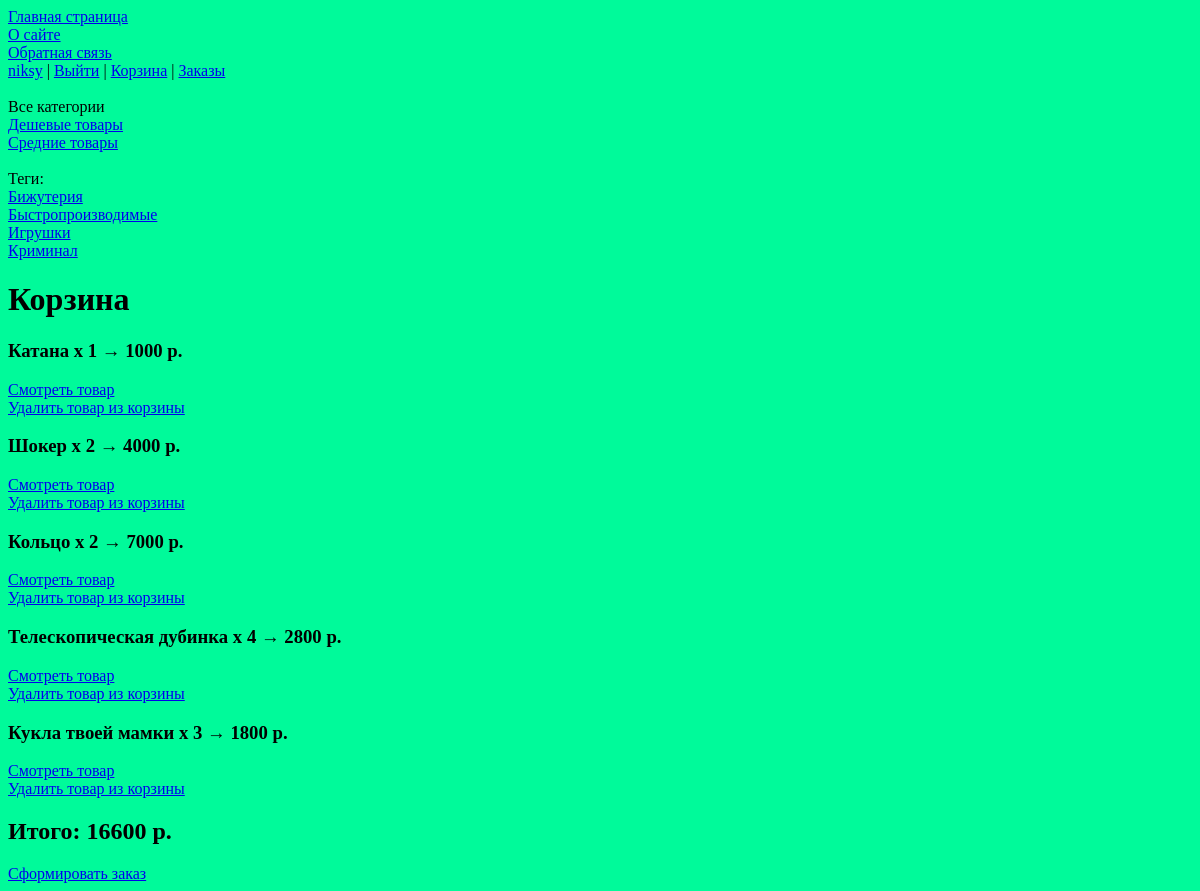
Before: /cart/ (signed in) with the older database file.
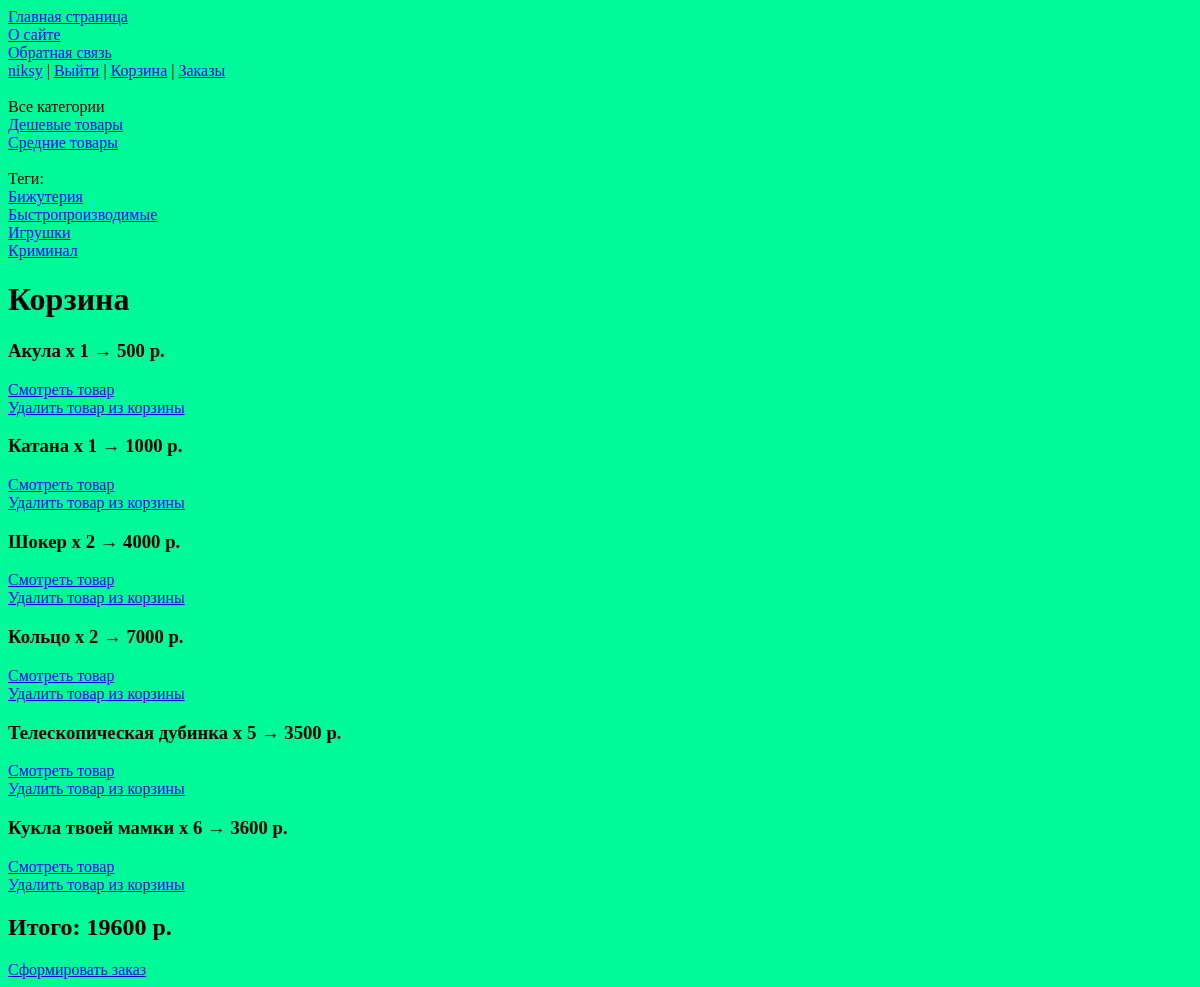
After: the same page with the newer database file.
### justsite/models.py (models this page shows, shortened)
class Category(models.Model):
    name = models.CharField(max_length=100, db_index=True, verbose_name="Категория")
    slug = models.SlugField(max_length=255, unique=True, db_index=True)
    def get_absolute_url(self):
        return reverse('category', kwargs={'cat_slug': self.slug})
    class Meta:
        verbose_name = 'Категория'
        verbose_name_plural = 'Категории'

class TagItem(models.Model):
    tag = models.CharField(max_length=100, db_index=True)
    slug = models.SlugField(max_length=255, unique=True, db_index=True)
    def get_absolute_url(self):
        return reverse('tag', kwargs={'tag_slug': self.slug})
    class Meta:
        verbose_name = 'Тег'
        verbose_name_plural = 'Теги'

class Items(models.Model):
    class Status(models.IntegerChoices):
        DRAFT = 0, 'Черновик'
        PUBLISHED = 1, 'Опубликовано'
    name = models.CharField(max_length=255, verbose_name="Название товара")
    slug = models.SlugField(max_length=255, db_index=True, unique=True, verbose_name="Слаг", validators=[
        MinLengthValidator(5, message="Минимум 5 символов"),
        MaxLengthValidator(100, message="Максимум 100 символов"),
    ])
    photo = models.ImageField(upload_to="photos/%Y/%m/%d/", default=None, blank=True, null=True, verbose_name="Фото")
    description = models.TextField(blank=True, verbose_name="Описание")
    time_create = models.DateTimeField(auto_now_add=True, verbose_name="Время создания")
    is_published = models.BooleanField(choices=tuple(map(lambda x: (bool(x[0]), x[1]), Status.choices)),
                                       default=Status.DRAFT, verbose_name="Статус")
    cat = models.ForeignKey('Category', on_delete=models.SET_NULL, related_name='items', verbose_name="Категория", null=True)
    tags = models.ManyToManyField('TagItem', blank=True, related_name='tags', verbose_name="Теги")
    price = models.IntegerField(blank=True, verbose_name="Цена", null=True)
    rate = models.FloatField(blank=True, verbose_name="Рейтинг", null=True)
    published = PublishedModel()
    objects = models.Manager()
    class Meta:
        ordering = ['-time_create']
        indexes = [
            models.Index(fields=['-time_create']),
        ]
        verbose_name = "Товары магазина"
        verbose_name_plural = 'Товары магазина'

### justsite/views.py (the view, shortened to what this page needs)
# urls.py: path('cart/', views.CartSummary.as_view(), name="cart"),
class CartSummary(LoginRequiredMixin, DataMixin, ListView):
    template_name = 'justsite/cart.html'
    context_object_name = 'cart_items'
    title_page = "Корзина"
    def get_queryset(self):
        q = self.request.user.cart.all().annotate(count=Count('id'), total=F('price')*F('count')).values('name', 'count', 'total', 'slug')
        self.summ = sum(map(lambda x: x['total'], q))
        return q
    def get_context_data(self, *, object_list=None, **kwargs):
        context = super().get_context_data(**kwargs)
        return self.get_mixin_context(context, summ=self.summ)

### justsite/context_processors.py (called while the page is built)
def get_site_context(request):
    return {'mainmenu': menu}

### justsite/models.py (called while the page is built)
    def get_queryset(self):
        return super().get_queryset().filter(is_published=Items.Status.PUBLISHED)

### justsite/templatetags/pstags.py (called while the page is built)
@register.inclusion_tag('justsite/list_categories.html')
def show_categories(cat_selected_id=0):
    cats = Category.objects.annotate(total=Count("items")).filter(total__gt=0)
    return {"cats": cats, "cat_selected": cat_selected_id}

@register.inclusion_tag('justsite/list_tags.html')
def show_all_tags():
    return {"tags": TagItem.objects.annotate(total=Count("tags")).filter(total__gt=0)}

### justsite/utils.py (called while the page is built)
    def get_mixin_context(self, context, **kwargs):
        context.update(kwargs)
        return context

### justsite/templates/justsite/cart.html (shortened to what this page needs)
{% extends 'base.html' %}
{% block content %}
<h1>{{ title }}</h1>
{% for i in cart_items %}
<div>
<h3>{{ i.name }} x {{i.count}} → {{i.total}} р.</h3>
    <div><a href="{% url 'item' i.slug %}">Смотреть товар</a></div>
    <div><a href="{% url 'delete_from_cart' i.slug %}">Удалить товар из корзины</a></div>
</div>
{% endfor %}
<h2>Итого: {{summ}} р.</h2>
<div><a href="{% url 'create_order' %}">Сформировать заказ</a></div>
{% endblock %}

### templates/base.html (shortened to what this page needs)
{% load static %}
{% load pstags %}
<html>
<head>
    <link type="text/css" href="{% static 'justsite/css/styles.css' %}" rel="stylesheet" />
</head>
<a href="{% url 'home' %}">Главная страница</a>
{% block mainmenu %}
{% for m in mainmenu %}
<div><a href="{% url m.url_name %}">{{m.title}}</a></div>
{% endfor %}
{% if user.is_authenticated %}
<div><a href="{% url 'users:profile' %}">{{user.username}}</a> | <a href="{% url 'users:logout' %}">Выйти</a> | <a href="{% url 'cart' %}">Корзина</a> | <a href="{% url 'orders' %}">Заказы</a></div>
{% else %}
<div><a href="{% url 'users:login' %}">Войти</a> | <a href="{% url 'users:register' %}">Регистрация</a>| <a href="{% url 'cart' %}">Корзина</a> | <a href="{% url 'orders' %}">Заказы</a></div>
{% endif %}
{% endblock mainmenu %}
<br>
{% if cat_selected == 0 %}
<div>Все категории</div>
{% else %}
<div><a href="{% url 'home' %}">Все категории</a></div>
{% endif %}
{% show_categories cat_selected %}
<br>
{% show_all_tags %}
<body>
{% block content %}
{% endblock %}
</body>
</html>

### justsite/templates/justsite/list_categories.html
{% for cat in cats %}
         {% if cat.id == cat_selected %}
                   <div>{{cat.name}}</div>
         {% else %}
                   <div><a href="{{ cat.get_absolute_url }}">{{cat.name}}</a></div>
         {% endif %}
{% endfor %}

### justsite/templates/justsite/list_tags.html
{% if tags %}
    Теги:
        {% for t in tags %}
        <div><a href="{{t.get_absolute_url}}">{{t.tag}}</a></div>
        {% endfor %}
{% endif %}

Changed rows visible on the page:
now on this page (row edited): Items: name "Акула", count "1", total "500"
computed for Items "Телескопическая дубинка": count "4" → "5"; total "2800" → "3500"
computed for Items "Кукла твоей мамки": count "3" → "6"; total "1800" → "3600"
Other visible differences:
{{ summ }}: "16600" → "19600"
